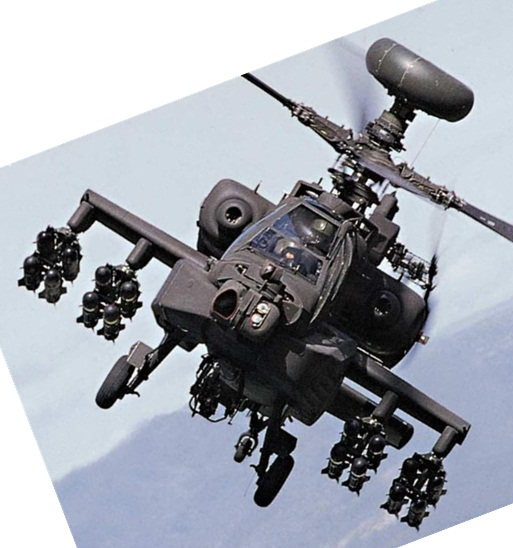
#> input picture lab9/target.jpg, 513 x 548 px
$ python cvSIFT.py
#> lines starting #> are read from the running program, lines starting #| are printed output that depends on the picture; after the words box and inside, x2 and y2 are one past the last pixel; in counts of white or black regions, pixels touching at a corner belong together
import cv2
import numpy as np

img1 = cv2.imread('target.jpg')
#> img1 is the input picture: shape (548, 513, 3); mean B, G, R 173.1, 164.6, 160.6
img2 = cv2.imread('tar.jpg')
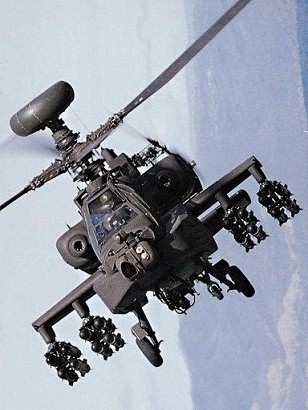
#> input picture lab9/tar.jpg, 308 x 410 px
#> img2 is the input picture: shape (410, 308, 3); mean B, G, R 171.1, 158.2, 152.4

rows1 = img1.shape[0]
#> rows1 = 548
cols1 = img1.shape[1]
#> cols1 = 513
rows2 = img2.shape[0]
#> rows2 = 410
cols2 = img2.shape[1]
#> cols2 = 308
out = np.zeros( (max([rows1,rows2]),cols1+cols2,3),  dtype='uint8')

# Place the first image to the left
out[:rows1,:cols1,:] = np.dstack([img1])
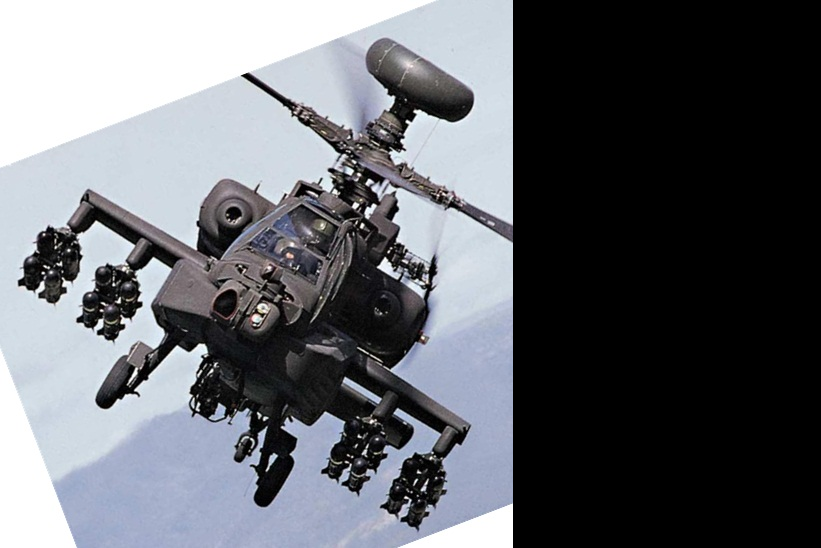
#> out: shape (548, 821, 3); mean B, G, R 108.2, 102.8, 100.3

# Place the next image to the right of it
out[:rows2,cols1:cols1+cols2,:] = np.dstack([img2])
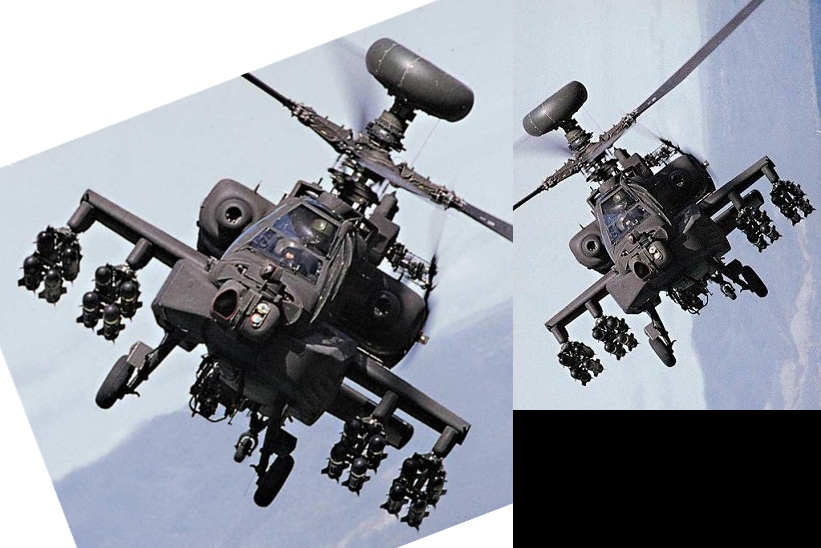
#> out: shape (548, 821, 3); mean B, G, R 156.2, 147.2, 143.1

cv2.circle(out, (135,390 ), 1, (255, 0, 0), 1)
#> out: shape (548, 821, 3); under 0.01% of pixels changed, all inside (x1, y1, x2, y2) = (134, 389, 137, 392)
